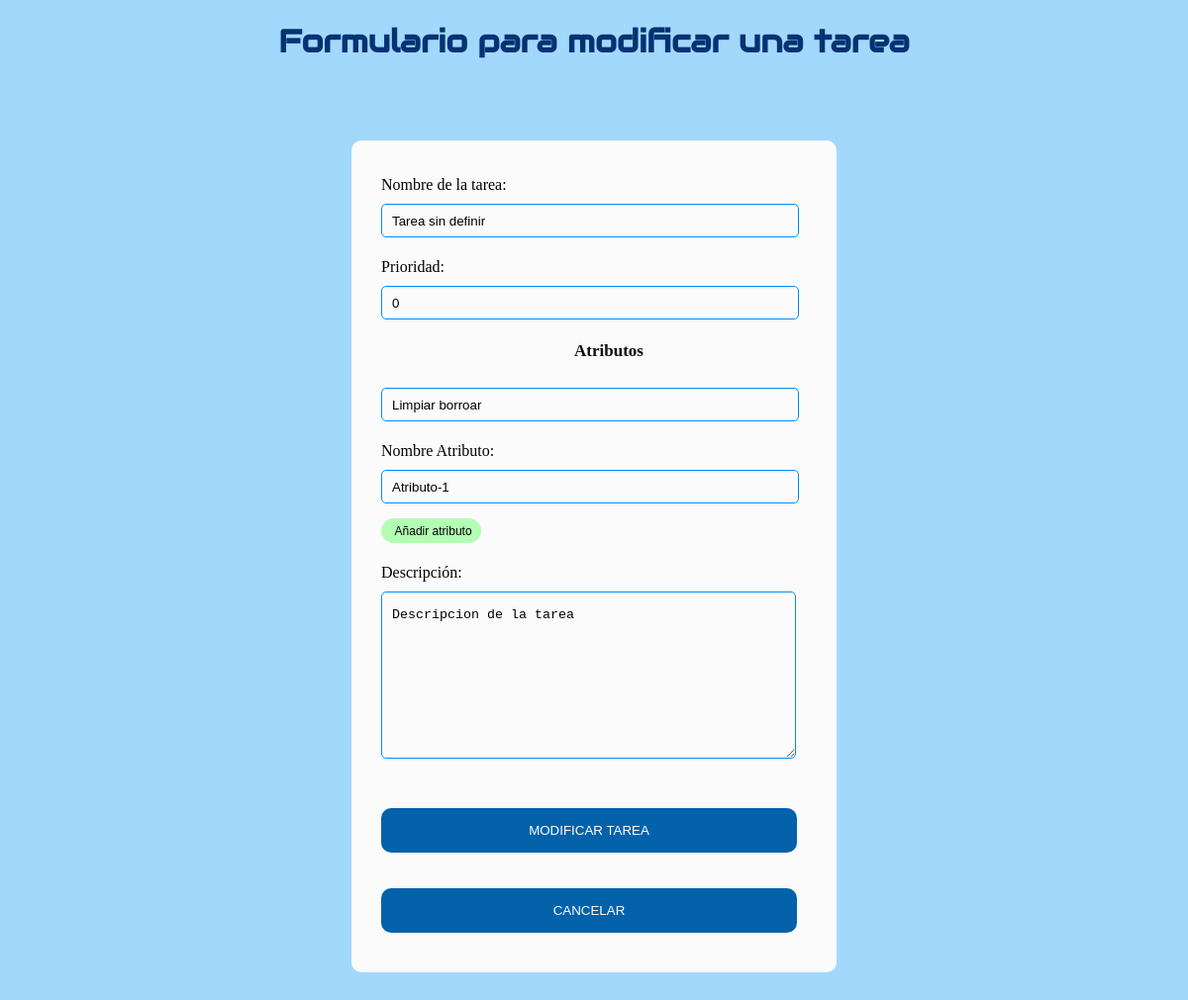
The app's page /update/2, older data.
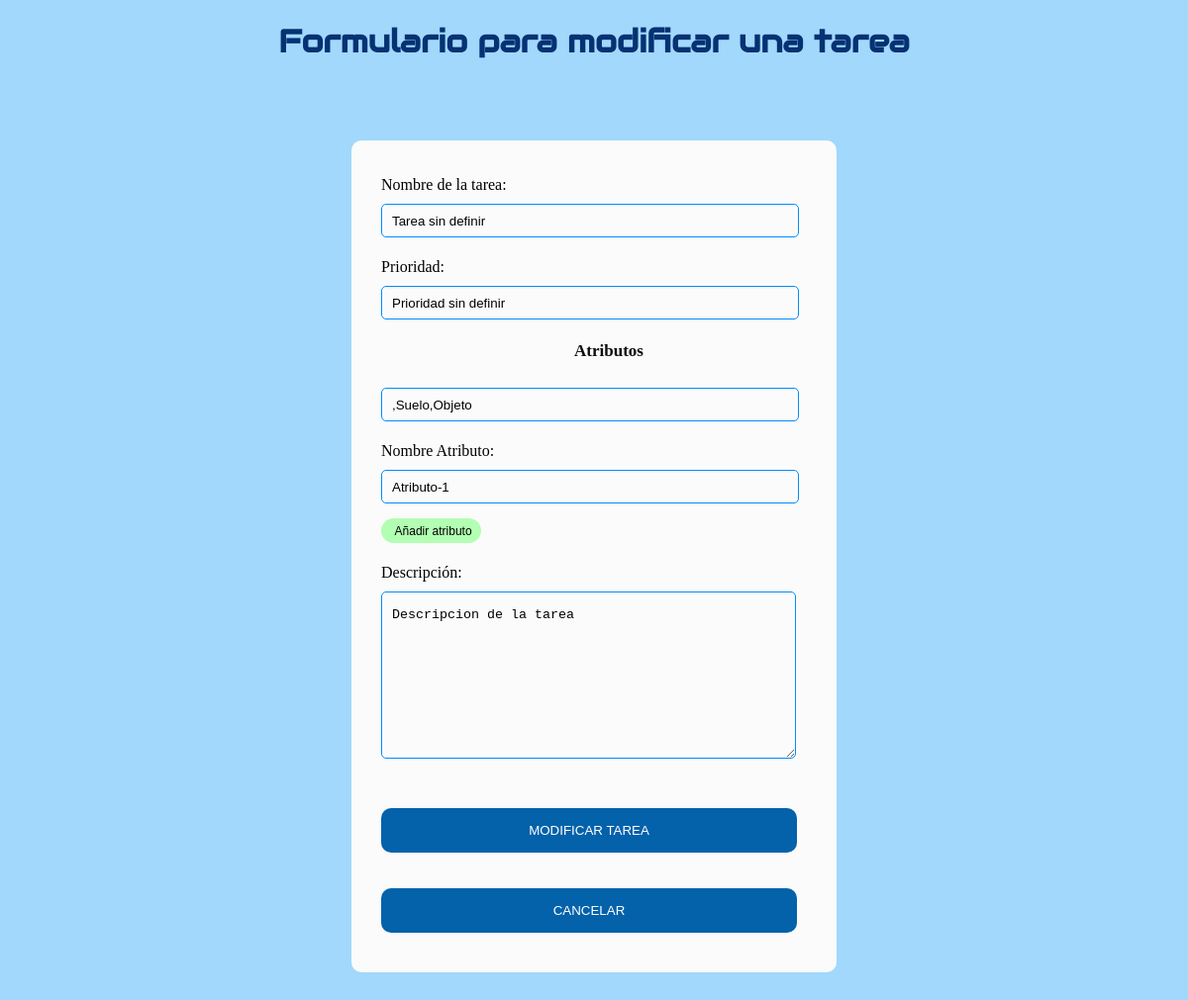
The same page, newer data.
### app.py (models this page shows)
class Todo(db.Model): #Tabla para tareas creadas
    id = db.Column(db.Integer, primary_key=True)
    content = db.Column(db.String(200), nullable=False)
    priority = db.Column(db.String(200))        # prioridad
    descripcion = db.Column(db.String(200))             # Descripcion
    atributos = db.Column(db.String(800))               # Atributos

### app.py (the view)
@app.route('/update/<int:id>', methods=['POST','GET'])      # Redireccion a formulario tareas
def update_tarea(id):
    task = Todo.query.get_or_404(id)
    if request.method == 'POST':
        try:
            task.content = request.form['nombre']
            task.descripcion = request.form['descripcion']
            task.priority=request.form['prioridad']
            task.atributos = request.form['atributos']
            db.session.commit()
            return redirect('/Interfaz_tecnico.html')
        except:
            return "There was an issue when updating the task " + id
    else:
        return render_template('interfaz_tareas.html', task=task)

### templates/interfaz_tareas.html (shortened to what this page needs)
{% extends 'base.html' %}
{% block body %}
    <h1 class="principal" style="text-align:center"> Formulario para modificar una tarea</h1>
    <div class="acceso">
        <form method="post">
            <p>
                Nombre de la tarea:
                <input type="text" name="nombre" size="45" value="{{ task.content }}">
            </p>
            <p>
                Prioridad:
                <input type="text" name="prioridad" size="45"
                    value="{{ task.priority }}">
            </p>
            <p>
                <h3 style="text-align:center">Atributos</h3>
                    <input type="text" name="atributos" id="atributos" size="45" value="{{ task.atributos }}"
                        readonly="readonly">
            </p>
            <p>
                Nombre Atributo:
                <input type="text" name="n_atributo" id="n_atributo" size="45" value="Atributo-1"> &nbsp; &nbsp;
                <input type="button" class="buttonAnadirTarea2" value="Añadir atributo"
                onclick="(getElementById('atributos').getAttribute('value')!='') ? getElementById('atributos').setAttribute('value', getElementById('atributos').getAttribute('value')+','+getElementById('n_atributo').value) : getElementById('atributos').setAttribute('value', getElementById('atributos').getAttribute('value')+getElementById('n_atributo').value);getElementById('n_atributo').setAttribute('value','Atributo-2');">
            </p>
            <p>
                Descripción:<br>
                <textarea name="descripcion" rows="10" cols="50">{{ task.descripcion }}</textarea>
            </p>
            <p>
                <input type="submit" class="buttonAnadirTarea" value="Modificar tarea">
            </p>
            <button type="submit" class="buttonAnadirTarea"
                onClick="window.location.href='Interfaz_tecnico.html';">Cancelar</button>
        </form>
    </div>
    {% endblock %}

Row changes from the older to the newer data that the page shows:
changed Todo "Tarea sin definir": prioridad "0" → "Prioridad sin definir"; atributos "Limpiar borroar" → ",Suelo,Objeto"
